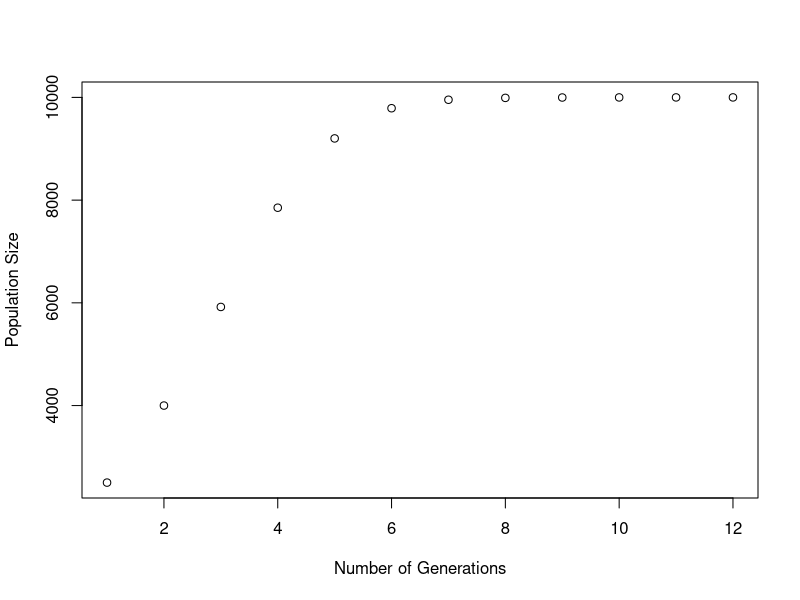

This chart was generated by the following R code:
#create a function that returns log growth data + give defaults
LogGrowthFunc <- function(n=2,totGens=10,K=1000,r=0.5){
  n <- rep(n,totGens)
  for (t in 2:totGens) {
    n[t] <- n[t-1]+(r*n[t-1]*((K-n[t-1])/K))
    
  }
  plot(n, xlab="Number of Generations", ylab="Population Size" ) 
  return(n)
}

#testing it out:
LogGrowthFunc(2500,12,10000,0.8)
